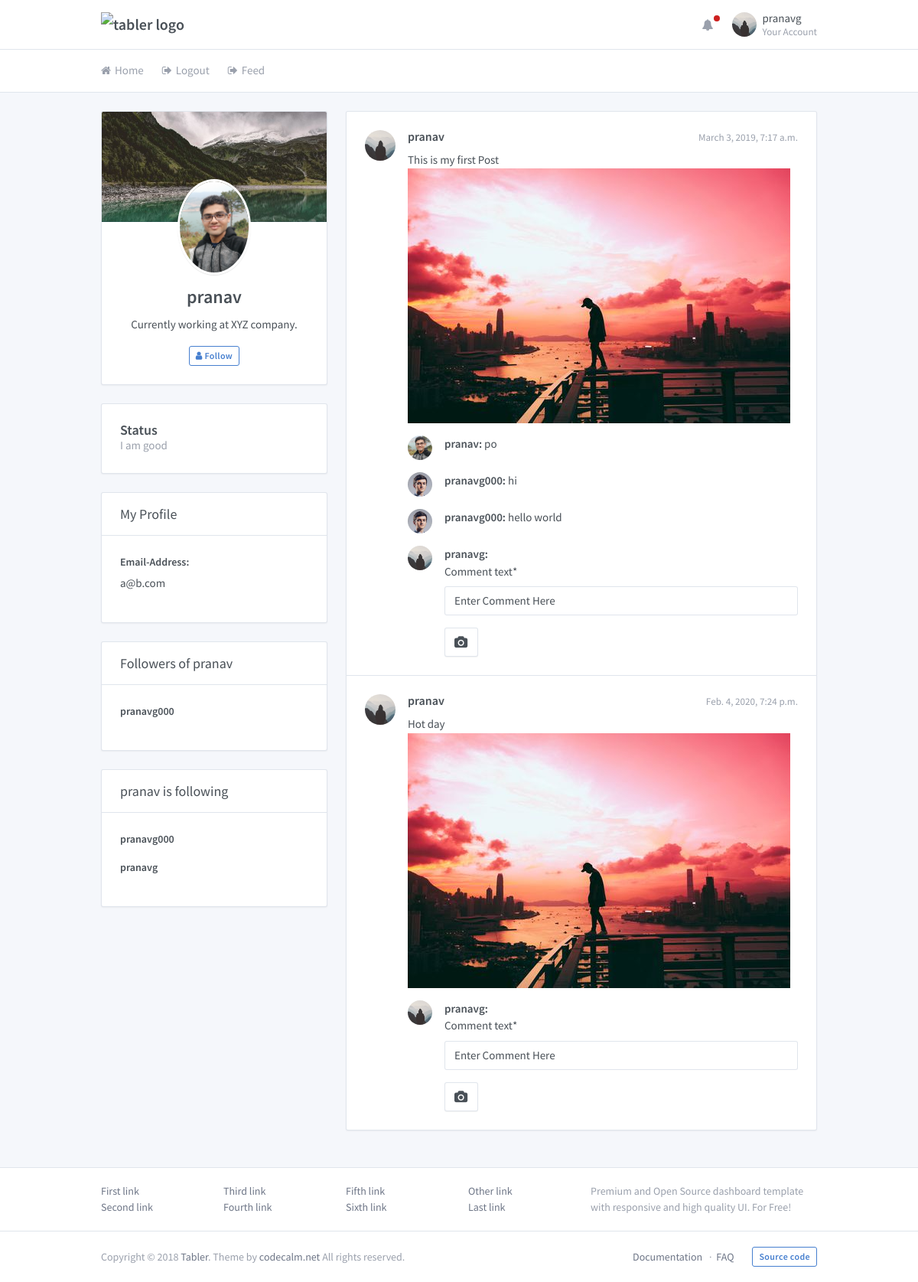
/profile/pranav/ (signed in), run on the app's committed database.
### core/models.py (models this page shows, shortened)
class Profile(models.Model):
	user = models.OneToOneField(User, on_delete= models.CASCADE)
	profile_photo = models.FileField(default='default.jpg', upload_to='profile_photos')
	status_info = models.CharField(default="Enter status", max_length=1000)

class Follower(models.Model):
	user = models.ForeignKey(User,on_delete = models.CASCADE,null=True)
	follower_user = models.CharField(max_length=100,null=True)

class Following(models.Model):
	user = models.ForeignKey(User,on_delete = models.CASCADE,null=True)
	following_user = models.CharField(max_length=100,null=True)

class Post(models.Model):
	user = models.ForeignKey(User,on_delete = models.CASCADE,null=True)
	created_at = models.DateTimeField(auto_now_add=True)
	post_text = models.CharField(max_length=2000)
	post_picture = models.FileField(default="default.jpg",upload_to='post_picture')

class Comment(models.Model):
	post = models.ForeignKey(Post,on_delete = models.CASCADE)
	user = models.ForeignKey(User,on_delete = models.CASCADE,null=True)
	comment_text = models.CharField(default="Enter Comment Here",max_length=2000)

### core/views.py (the view)
# urls.py: url(r'^profile/(?P<username>\w+)/$',user_views.profile,name='profile'),
@login_required
def profile(request, username):
	if request.method == 'POST':
		u_form = UpdateUserForm(request.POST,instance=request.user)
		p_form = UpdateProfileForm(request.POST, request.FILES, instance=request.user.profile)
		if u_form.is_valid() and p_form.is_valid():
			u_form.save()
			p_form.save()
			messages.success(request,f'Your Profile has been updated!')
			url = reverse('profile', kwargs = {'username' : username})
			return redirect(url)
	else:
		if username == request.user.username:
			u_form = UpdateUserForm(instance=request.user)
			p_form = UpdateProfileForm(instance=request.user.profile)
			post_form = CreatePost()
			person = User.objects.get(username = username)
			context = {
					'u_form':u_form,
					'p_form':p_form,
					'post_form':post_form,
					'person':person,
			}
		else:
			person = User.objects.get(username = username)
			already_a_follower=0
			for followers in person.follower_set.all():
				if (followers.follower_user ==  request.user.username):
					already_a_follower=1
					break;
			if already_a_follower==1:
				context = {
						'person':person,
					}
			else:
				context = {
						'person':person,
						'f':1,
					}
		comment_form = CreateComment()
		context.update({'comment_form':comment_form})
	return render(request, 'core/profile.html', context)

### core/forms.py
class CreateComment(forms.ModelForm):
	class Meta:
		model = Comment
		fields = ['comment_text']

### core/templates/core/profile.html (shortened to what this page needs)
{%load static %}
{% load crispy_forms_tags %}
<!doctype html>
<html lang="en" dir="ltr">
  <head>
    <link rel="stylesheet" href="https://maxcdn.bootstrapcdn.com/font-awesome/4.7.0/css/font-awesome.min.css">
    <link href="{%static 'core/dashboard.css'%}" rel="stylesheet" />
  </head>
  <body>
    <div class="page">
      <div class="page-main">
        <div class="header py-4">
          <div class="container">
            <div class="d-flex">
              <a class="header-brand" href="./index.html">
                <img src="./demo/brand/tabler.svg" class="header-brand-img" alt="tabler logo">
              </a>
              <div class="d-flex order-lg-2 ml-auto">
                <div class="dropdown d-none d-md-flex">
                  <a class="nav-link icon" data-toggle="dropdown">
                    <i class="fa fa-bell"></i>
                    <span class="nav-unread"></span>
                  </a>
                </div>
                <div class="dropdown">
                  <a href="{%url 'profile' user.username%}" class="nav-link pr-0 leading-none" data-toggle="dropdown">
                    <span class="avatar" style="background-image: url({{user.profile.profile_photo.url}})"></span>
                    <span class="ml-2 d-none d-lg-block">
                      <span class="text-default">{{user.username}}</span>
                      <small class="text-muted d-block mt-1">Your Account</small>
                    </span>
                  </a>
                </div>
              </div>
            </div>
          </div>
        </div>
        <div class="header collapse d-lg-flex p-0" id="headerMenuCollapse">
          <div class="container">
            <div class="row align-items-center">
              <div class="col-lg order-lg-first">
                <ul class="nav nav-tabs border-0 flex-column flex-lg-row">
                  <li class="nav-item">
                    <a href="{%url 'home'%}" class="nav-link"><i class="fa fa-home"></i> Home</a>
                  </li>
                  <li class="nav-item">
                    <a href="{%url 'logout'%}" class="nav-link"><i class="fa fa-sign-out"></i> Logout</a>
                  </li>
                   <li class="nav-item">
                    <a href="{%url 'feed'%}" class="nav-link"><i class="fa fa-sign-out"></i> Feed</a>
                  </li>
                </ul>
              </div>
            </div>
          </div>
        </div>
        <div class="my-3 my-md-5">
          <div class="container">
            <div class="row">
              <div class="col-lg-4">
                <div class="card card-profile">
                  <div class="card-header"
                  style="background-image: url({%static 'core/images/default_card_background.jpg'%});"></div>
                  <div class="card-body text-center">
                    <img class="card-profile-img" src="{{person.profile.profile_photo.url}}">
                    <h3 class="mb-3">{{person.username}}</h3>
                    <p class="mb-4">
                      Currently working at XYZ company.
                    </p>
                    {%if not u_form%}
                    {%if f %}
                    <form action="{% url 'followweb' person.username%}" method="POST" enctype="multipart/form-data">
                    <button  class="btn btn-outline-primary btn-sm">
                      <span class="fa fa-user"></span> Follow
                    </button>
                    </form>
                    {%endif%}
                    {%endif%}
                  </div>
                </div>
                 <div class="card">
                  <div class="card-body">
                    <div class="media">
                      <div class="media-body">
                        <h4 class="m-0">Status</h4>
                        <p class="text-muted mb-0">{{person.profile.status_info}}</p>
                      </div>
                    </div>
                  </div>
                </div>
                <div class="card">
                  <div class="card-header">
                    <h3 class="card-title">My Profile</h3>
                  </div>
                  <div class="card-body">
                      <div class="row">
                        <div class="col">
                          <div class="form-group">
                            <label class="form-label">Email-Address:</label>{{person.email}}
                          </div>
                        </div>
                     </div>
                  </div>
                </div>
                <div class="card">
                  <div class="card-header">
                    <h3 class="card-title">Followers of {{person.username}}</h3>
                  </div>
                  <div class="card-body">
                    {%for followers in person.follower_set.all%}
                      <div class="row">
                        <div class="col">
                          <div class="form-group">
                            <a href="{%url 'profile' followers.follower_user%}"class="text-default"><label class="form-label">{{followers.follower_user}}</label></a>
                          </div>
                        </div>
                     </div>
                     {%endfor%}
                  </div>
                </div>
                <div class="card">
                  <div class="card-header">
                    <h3 class="card-title">{{person.username}} is following</h3>
                  </div>
                  <div class="card-body">
                      {%for following in person.following_set.all%}
                      <div class="row">
                        <div class="col">
                          <div class="form-group">
                            <a href="{%url 'profile' following.following_user%}"class="text-default"><label class="form-label">{{following.following_user}}</label></a>
                          </div>
                        </div>
                     </div>
                     {%endfor%}
                  </div>
                </div>
              </div>
              <div class="col-lg-8">
                <div class="card">
                  <ul class="list-group card-list-group">
                    {%for posts in person.post_set.all%}
                    <li class="list-group-item py-5">
                      <div class="media">
                        <div class="media-object avatar avatar-md mr-4" style="background-image: url({{user.profile.profile_photo.url}})"></div>
                        <div class="media-body">
                          <div class="media-heading">
                            <small class="float-right text-muted">{{posts.created_at}}</small>
                            <h5>{{posts.user.username}}</h5>
                          </div>
                          <div class="media-body">
                            {{posts.post_text}}
                          </div>
                          <div>
                            <img src="{{posts.post_picture.url}}">
                          </div>
                          <ul class="media-list">
                            {%for comment in posts.comment_set.all%}
                            <li class="media mt-4">
                              <div class="media-object avatar mr-4" style="background-image: url({{comment.user.profile.profile_photo.url}})"></div>
                              <div class="media-body">
                                <strong>{{comment.user.username}}: </strong>
                                {{comment.comment_text}}
                              </div>
                            </li>
                            {%endfor%}
                            <li class="media mt-4">
                              <div class="media-object avatar mr-4" style="background-image: url({{user.profile.profile_photo.url}})"></div>
                              <div class="media-body">
                                <strong>{{user.username}}: </strong>
                                <form action="{% url 'commentweb' person.username posts.pk%}" method="POST">
                                  {{comment_form|crispy}}
                                      <button type="submit" class="btn btn-secondary">
                                        <i class="fa fa-camera"></i>
                                      </button>
                                </form>
                              </div>
                            </li>
                          </ul>
                        </div>
                      </div>
                    </li>
                    {%endfor%}
                  </ul>
                </div>
              </div>
            </div>
          </div>
        </div>
      </div>
      <div class="footer">
        <div class="container">
          <div class="row">
            <div class="col-lg-8">
              <div class="row">
                <div class="col-6 col-md-3">
                  <ul class="list-unstyled mb-0">
                    <li><a href="#">First link</a></li>
                    <li><a href="#">Second link</a></li>
                  </ul>
                </div>
                <div class="col-6 col-md-3">
                  <ul class="list-unstyled mb-0">
                    <li><a href="#">Third link</a></li>
                    <li><a href="#">Fourth link</a></li>
                  </ul>
                </div>
                <div class="col-6 col-md-3">
                  <ul class="list-unstyled mb-0">
                    <li><a href="#">Fifth link</a></li>
                    <li><a href="#">Sixth link</a></li>
                  </ul>
                </div>
                <div class="col-6 col-md-3">
                  <ul class="list-unstyled mb-0">
                    <li><a href="#">Other link</a></li>
                    <li><a href="#">Last link</a></li>
                  </ul>
                </div>
              </div>
            </div>
            <div class="col-lg-4 mt-4 mt-lg-0">
              Premium and Open Source dashboard template with responsive and high quality UI. For Free!
            </div>
          </div>
        </div>
      </div>
      <footer class="footer">
        <div class="container">
          <div class="row align-items-center flex-row-reverse">
            <div class="col-auto ml-lg-auto">
              <div class="row align-items-center">
                <div class="col-auto">
                  <ul class="list-inline list-inline-dots mb-0">
                    <li class="list-inline-item"><a href="./docs/index.html">Documentation</a></li>
                    <li class="list-inline-item"><a href="./faq.html">FAQ</a></li>
                  </ul>
                </div>
                <div class="col-auto">
                  <a href="https://github.com/tabler/tabler" class="btn btn-outline-primary btn-sm">Source code</a>
                </div>
              </div>
            </div>
            <div class="col-12 col-lg-auto mt-3 mt-lg-0 text-center">
              Copyright © 2018 <a href=".">Tabler</a>. Theme by <a href="https://codecalm.net" target="_blank">codecalm.net</a> All rights reserved.
            </div>
          </div>
        </div>
      </footer>
    </div>
  </body>
</html>

### data on the page
Follower: follower_user "pranavg000"
Following: following_user "pranavg000"
Following: following_user "pranavg"
Post: profile.profile_photo (placeholder picture), created_at "March 3, 2019, 7:17 a.m.", user.username "pranav", post_text "This is my first Post", post_picture (picture), comment_text "Enter Comment Here"
Comment: user.profile.profile_photo (picture), user.username "pranav", comment_text "po"
Comment: user.profile.profile_photo (picture), user.username "pranavg000", comment_text "hi"
Comment: user.profile.profile_photo (picture), user.username "pranavg000", comment_text "hello world"
Post: profile.profile_photo (placeholder picture), created_at "Feb. 4, 2020, 7:24 p.m.", user.username "pranav", post_text "Hot day", post_picture (picture), comment_text "Enter Comment Here"

### other printed values
{{ user.username }} "pranavg"
{{ person.username }} "pranav"
{{ person.profile.status_info }} "I am good"
{{ person.email }} "a@b.com"
